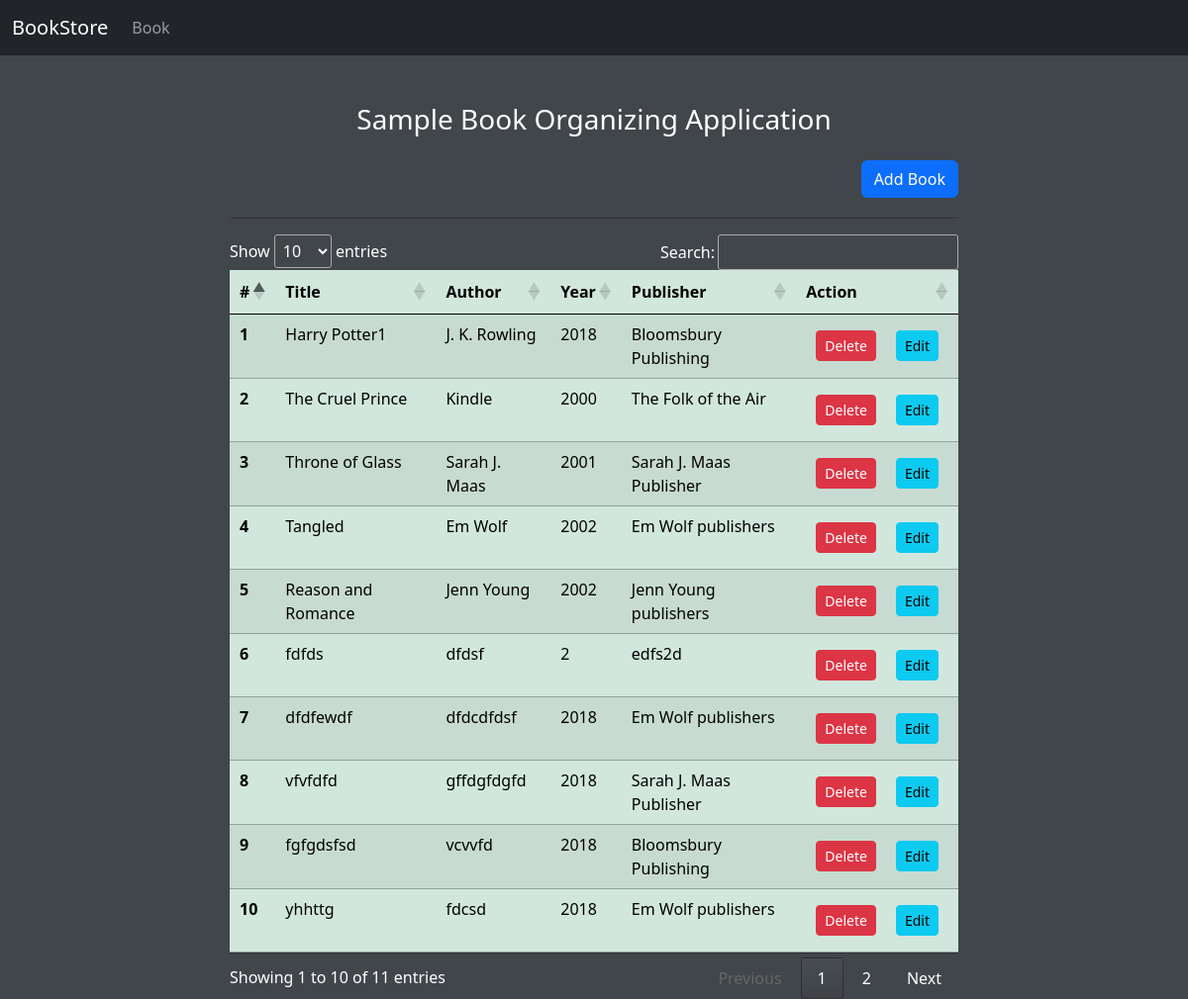
Before: / with the older database file.
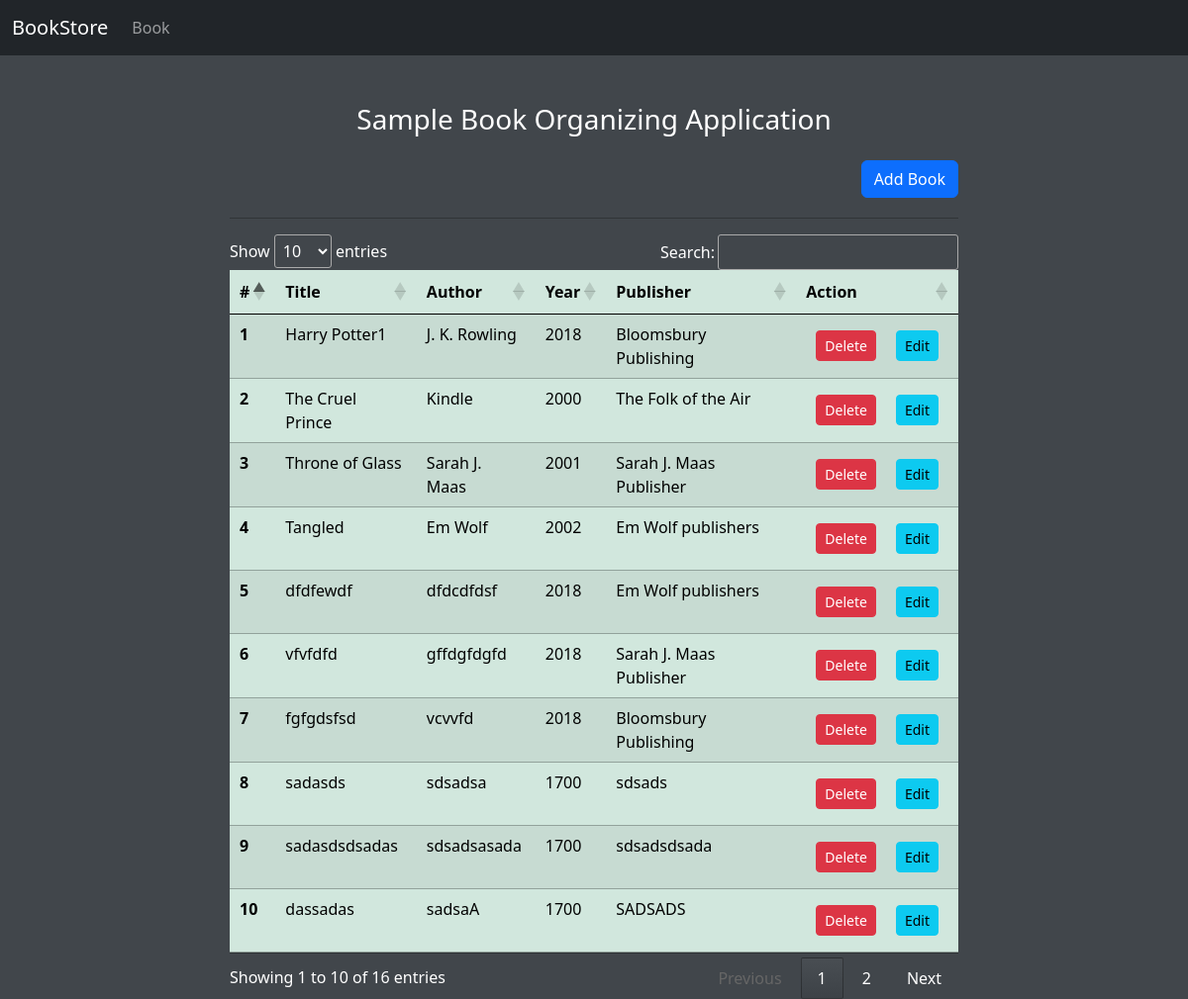
After: the same page with the newer database file.
### core/models.py (models this page shows, shortened)
class Book(models.Model):
    title  = models.CharField(max_length=100)
    author = models.CharField(max_length=150)
    year  = models.IntegerField()
    publisher = models.CharField(max_length=150, blank=True)
    created_at = models.DateTimeField(auto_now_add=True)
    updated_at = models.DateTimeField(auto_now=True)
    class Meta:
        unique_together = (('title', 'author'),)

### core/views.py (the view)
# urls.py: path('', Home.as_view(), name='home'),
class Home(View):
    def get(self, request):
        book_data = Book.objects.all()
        return render(request, 'core/home.html', {'bookdata' : book_data})

### core/templates/core/home.html (shortened to what this page needs)
{% extends 'core/base.html' %}
{% block main_content %}
<section class="container">
    <div class="row justify-content-around text-center text-white mt-5">
        <div class="col-sm-8">
            <h3>Sample Book Organizing Application</h3>
        </div>
    </div>
    <div class="row justify-content-around mt-3">
        <div class="col-sm-8">
            <a href="{% url 'add-book' %}" class='btn btn-primary float-end'>Add Book</a>
        </div>
    </div>
    <div class="row justify-content-around text-white mt-1">
        <div class="col-sm-8">
            <hr style="border-top:1px solid #000; clear:both;"/>
            <table id = "myTable"class="table table-success table-striped">
                <thead>
                    <tr>
                      <th scope="col">#</th>
                      <th scope="col">Title</th>
                      <th scope="col">Author</th>
                      <th scope="col">Year</th>
                      <th scope="col">Publisher</th>
                      <th scope="col">Action</th>
                    </tr>
                </thead>
                <tbody>
                {% for book in bookdata %}
                    <tr>
                      <th scope="row">{{forloop.counter}}</th>
                      <td>{{book.title}}</td>
                      <td>{{book.author}}</td>
                      <td>{{book.year}}</td>
                      <td>{{book.publisher}}</td>
                      <td class="aline-inline">
                        <table>
                            <tr>
                                <td>
                                    <form action="{% url 'delete-book' %}" method="post">
                                        <input type="submit" value="Delete" class="btn btn-danger btn-sm">
                                    </form>
                                </td>
                                <td>
                                    <a href="{% url 'edit-book' book.id %}" class="btn btn-info btn-sm">Edit</a>
                                </td>
                            </tr>
                        </table>
                      </td>
                    </tr>
                {% endfor %}
                </tbody>
            </table>
        </div>
    </div>
</section>
{% endblock main_content %}

Changed rows visible on the page:
removed Book: title "Reason and Romance", author "Jenn Young", year "2002", publisher "Jenn Young publishers"
removed Book: title "fdfds", author "dfdsf", year "2", publisher "edfs2d"
removed Book: title "yhhttg", author "fdcsd", year "2018", publisher "Em Wolf publishers"
added Book: title "sadasds", author "sdsadsa", year "1700", publisher "sdsads"
added Book: title "sadasdsdsadas", author "sdsadsasada", year "1700", publisher "sdsadsdsada"
added Book: title "dassadas", author "sadsaA", year "1700", publisher "SADSADS"
Other visible differences:
text written by a page script: "Show entries Search: Showing 1 to 10 of 11 entries Previous 1 2 Next" → "Show entries Search: Showing 1 to 10 of 16 entries Previous 1 2 Next"
